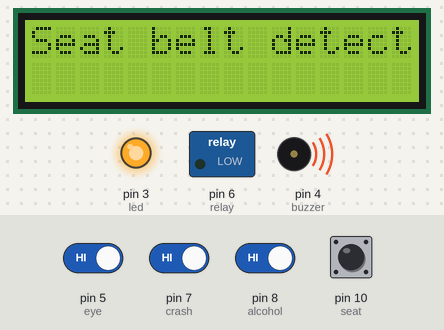
This sketch was run on a simulated Arduino Uno, built with avr-gcc and run on an emulated ATmega328P. Shown: 16×2 character LCD, switched loads named in the sketch (green lamp = pin HIGH), output pins drawn as LEDs (lit = HIGH), buzzer (waves = sounding, pin HIGH). The test bench sets the inputs (shaded band); at power-on: pin 5 (eye), pin 7 (crash), pin 8 (alcohol), pin 10 (seat) HIGH. The modem accepts every AT command (registered, SIM ready, sends succeed) and sends nothing else; what the sketch prints to the serial monitor is not drawn.

Above: at 1.2 s.
1.3 s: pin 10 (seat) pulled LOW for 0.65 s
At 2.5 s:
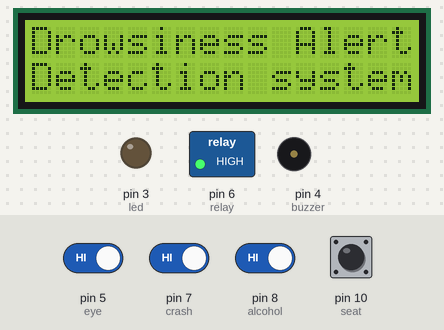
4.1 s: pin 5 (eye) driven LOW
At 5.2 s:
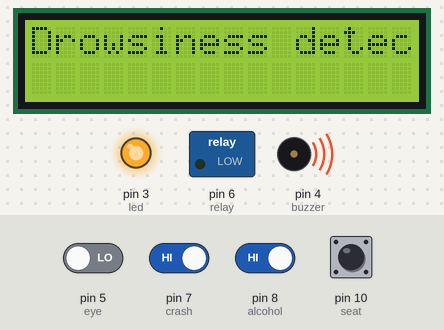
6.2 s: pin 5 (eye) driven HIGH
At 9.2 s:
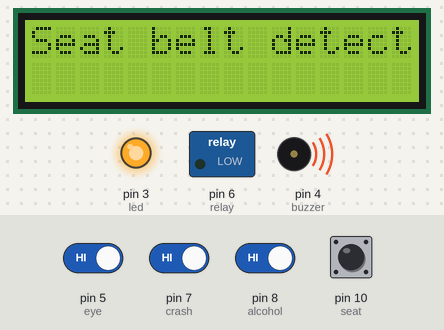
9.3 s: pin 8 (alcohol) driven LOW
At 11.0 s:
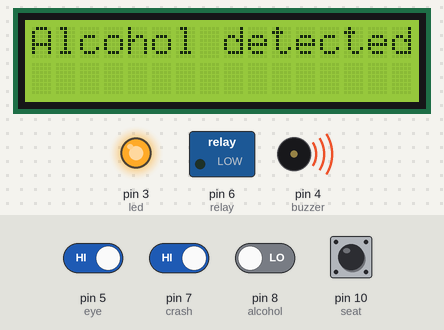
11.3 s: pin 8 (alcohol) driven HIGH
At 13.1 s:
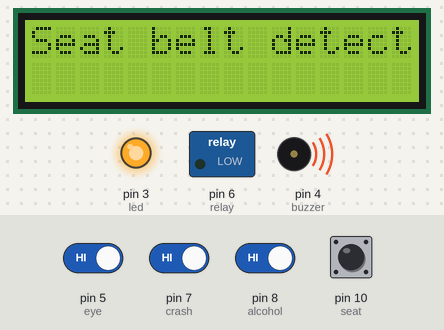
13.4 s: pin 7 (crash) driven LOW and pin 10 (seat) driven LOW
At 15.1 s:
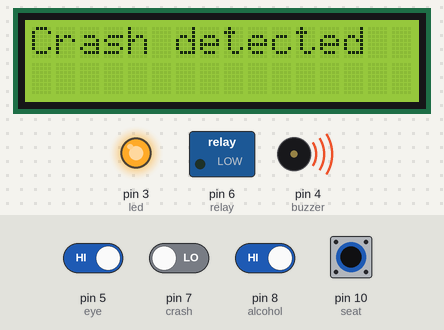
Timing chart, 0 to 16.5 s (numbered marks = the images above; inputs shaded):
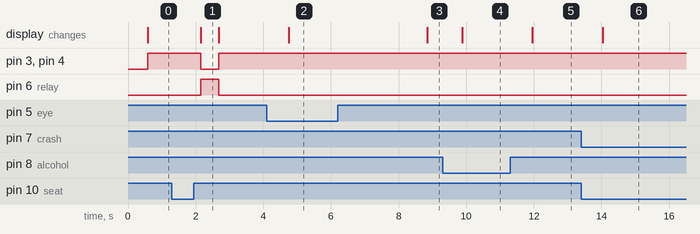

The sketch:

code.ino
```cpp
#include <SoftwareSerial.h>
SoftwareSerial SIM900(11,12);
#include <Wire.h>
#include <LiquidCrystal_I2C.h>
LiquidCrystal_I2C lcd(0x27,16,2);

float latitude = 12.700070;
float longitude = 77.244822;

String long_lat;

String Link;
String SMS;

int eye=5;
int buzzer=4;
int relay=6;
int led=3;
int alcohol=8;
int seat=10;
int crash = 7;
 int count=0;
 boolean state = true;


int get_location(String message){
  SIM900.print("ATD +91948149**** ;\r");
  delay(1000);
  SIM900.print("AT+CMGF=1\r");     // AT command to set SIM900 to SMS mode
  delay(100);
  SIM900.print("AT+CNMI=2,2,0,0,0\r");       // Set module to send SMS data to serial out upon receipt
  delay(100);

  SIM900.println("AT+CMGF=1"); // Replace x with mobile number
  delay(1000);
  SIM900.println("AT+CMGS= \"+91948149****\"\r"); // Replace Number with mobile number
  delay(1000);
  SIM900.println(message);// The SMS text you want to send
  delay(100);
  SIM900.println((char)26);// ASCII code of CTRL+Z
}


void setup() {
  // put your setup code here, to run once:
  Serial.begin(9600);
  SIM900.begin(9600);
  lcd.begin();
  lcd.backlight();

pinMode(eye,INPUT);
pinMode(buzzer,OUTPUT);
pinMode(relay,OUTPUT);
pinMode(led,OUTPUT);
pinMode(alcohol,INPUT);
pinMode(seat,INPUT_PULLUP);
pinMode(crash,INPUT_PULLUP);
}

void loop() {
  // put your main code here, to run repeatedly:
int ey=digitalRead(eye);
int alc=digitalRead(alcohol);
int seatb=digitalRead(seat);
int crash1=digitalRead(crash);
Serial.println(ey);
delay(500);
if (ey==0){
   digitalWrite(buzzer,HIGH);
   digitalWrite(relay,LOW);
   digitalWrite(led,HIGH);
     lcd.clear();
   lcd.setCursor(0,0);
   lcd.print("Drowsiness detected");
   Serial.println("Alert: drowsiness detected");
   long_lat = String(float(latitude))+","+String(float(longitude));
   Link = "https://www.google.com/maps/search/?api=1&query="+String(long_lat);
   SMS = "Alert: Drowsiness detected "+ long_lat + " " + Link;//////////////////////////////SMS message
   Serial.println(SMS);
   get_location(SMS);
  }

else if(alc==0)
{
    lcd.clear();
    lcd.setCursor(0,0);
   lcd.print("Alcohol detected");
     digitalWrite(buzzer,HIGH);
     digitalWrite(relay,LOW);
      digitalWrite(led,HIGH);
  }
else if(seatb==1)
{  lcd.clear();
     lcd.setCursor(0,0);
   lcd.print("Seat belt detected");
     digitalWrite(buzzer,HIGH);
   digitalWrite(relay,LOW);
  digitalWrite(led,HIGH);

}
else if(crash1==0)
{
  lcd.clear();
     lcd.setCursor(0,0);
   lcd.print("Crash detected");
     digitalWrite(buzzer,HIGH);
   digitalWrite(relay,LOW);
  digitalWrite(led,HIGH);
    Serial.println("Alert: Crash detected");
  long_lat = String(float(latitude))+","+String(float(longitude));
   Link = "https://www.google.com/maps/search/?api=1&query="+String(long_lat);
   SMS = "Alert: Crash detected "+ long_lat + " " + Link;//////////////////////////////SMS message
   Serial.println(SMS);
   get_location(SMS);
}

 else
 {
   lcd.setCursor(0,0);
   lcd.print("Drowsiness Alert");
   lcd.setCursor(0,1);
   lcd.print("Detection system");
  digitalWrite(buzzer,LOW);
  digitalWrite(relay,HIGH);
   digitalWrite(led,LOW);
  }
 }
```

Measured:
- after the input at 1.3 s, pin 3 (led), pin 4 (buzzer): HIGH → LOW after 0.86 s, → HIGH 0.52 s later; pin 6 (relay): LOW → HIGH after 0.86 s, → LOW 0.52 s later; the display: changes after 0.86 s (image 1)
- after the input at 4.1 s, the display: changes after 0.66 s (image 2)
- after the input at 6.2 s, the display: changes after 2.6 s (image 3)
- after the input at 9.3 s, the display: changes after 0.58 s (image 4)
- after the input at 11.3 s, the display: changes after 0.66 s (image 5)
- after the input at 13.4 s, the display: changes after 0.64 s (image 6)
- what the display in image 1 shows lasts 0.5 s, from 2.2 s to 2.7 s
